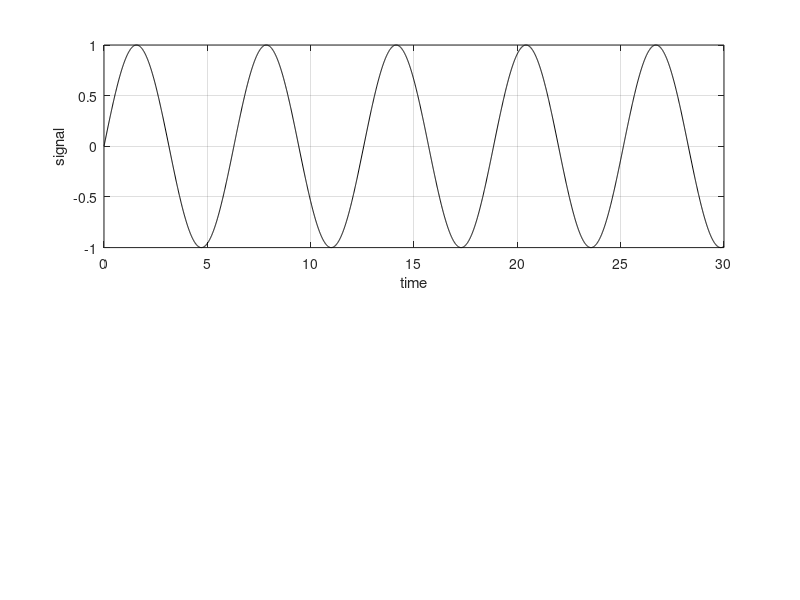

Reproduce this figure in MATLAB. (Note: this script raises an error after producing the figure.)
% main run PST
% Turki Haj Mohamad
% 4/5/2018
%% Initialization
clear ; close all; clc
%% ================= Loading Data ====================
t =0:.01:30;
signal = sin(t)'; % raw signal

figure
subplot(211)
plot(t,signal,'k')
grid on 
xlabel('time'),ylabel('signal')

%% ============== PST ========================
n_order = 30  ; % choose the order of fitting 

[xd,yd,Y,r,e,features_orthg]=Ex_features(signal,n_order);

disp('_________________')
disp('In this example:') 
disp('yd is the kernel density')
disp('Y is the approximated density')
disp('r is the Pearson''s correlation coefficient')
disp('e is the root mean square error')
disp('features_orthg is the coeffecients of orthogonal basis and the features in our approach')

subplot(212)
plot(xd,yd,'b','linewidth',1.2)
hold on 
plot(xd,Y,'-.r','linewidth',1.2)
grid on 
xlabel('signal'),ylabel('density')
legend('Estimated','Aproximated')